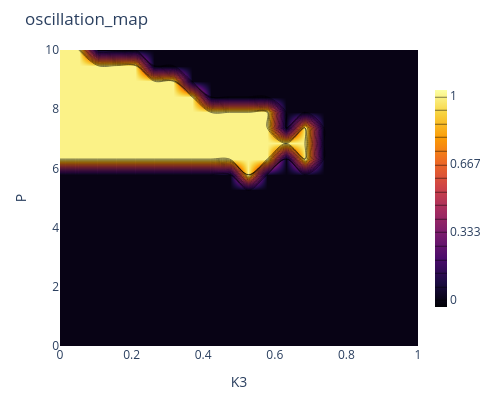
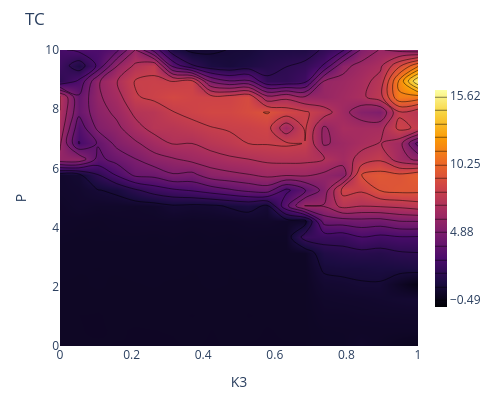
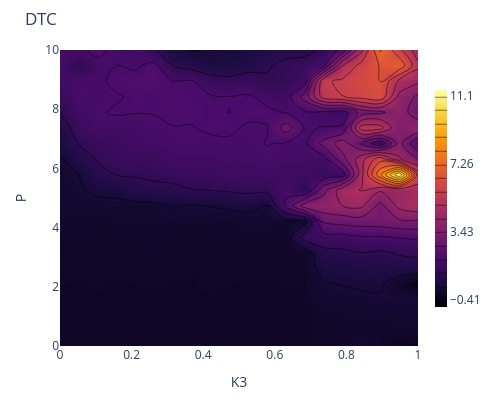
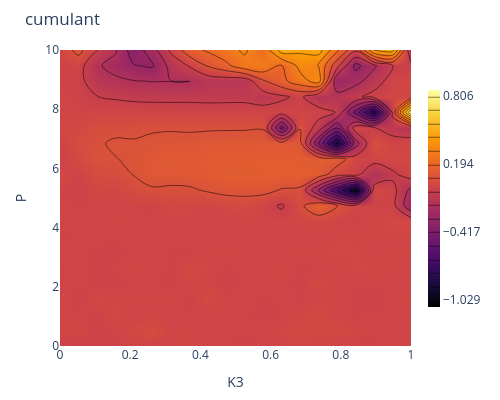

Notebook cell for these charts, in order:
### Markdown cell above
## Visualization

### Code cell
import plotly.graph_objects as go

def plot_metrics_contour(matrix, P_vals, K_vals, title='Metric Map',
                         colorscale='Inferno', n_contours=15):
    z_min = np.nanmin(matrix)
    z_max = np.nanmax(matrix)
    fig = go.Figure(data=go.Contour(
        z=matrix, x=K_vals, y=P_vals,
        colorscale=colorscale,
        contours=dict(start=z_min, end=z_max,
                      size=(z_max - z_min) / n_contours,
                      coloring='heatmap', showlines=True),
        colorbar=dict(thickness=12, len=0.8)
    ))
    fig.update_layout(title=title, xaxis_title='K3',
                      yaxis_title='P', width=500, height=400,
                      margin=dict(l=60, r=40, t=50, b=50))
    fig.show()

# Load and plot
data = np.load('../results/metrics_10n_ring_sw_coupling_diffusive_noise.npz')
metrics_to_plot = ['oscillation_map', 'TC', 'DTC', 'cumulant', 'powercorr',
                   'skew', 'kurt', 'TC_ksg', 'DTC_ksg', 'Oinfo_ksg', 'osc_fraction']
for m in metrics_to_plot:
    plot_metrics_contour(data[m], data['P'], data['K3'], title=m)

### Figure 1 — Plotly figure (JSON) as saved in the notebook; plotly's stock layout.template omitted (floating-point values rounded to 4 significant figures; data arrays with more than 128 entries replaced by an {"elided": "..."} marker saying what was removed)
{"data": [{"colorbar": {"len": 0.8, "thickness": 12}, "colorscale": [[0, "#000004"], [0.1111, "#1b0c41"], [0.2222, "#4a0c6b"], [0.3333, "#781c6d"], [0.4444, "#a52c60"], [0.5556, "#cf4446"], [0.6667, "#ed6925"], [0.7778, "#fb9b06"], [0.8889, "#f7d13d"], [1, "#fcffa4"]], "contours": {"coloring": "heatmap", "end": 1, "showlines": true, "size": 0.06667, "start": 0}, "type": "contour", "x": [0.0, 0.05263, 0.1053, 0.1579, 0.2105, 0.2632, 0.3158, 0.3684, 0.4211, 0.4737, 0.5263, 0.5789, 0.6316, 0.6842, 0.7368, 0.7895, 0.8421, 0.8947, 0.9474, 1.0], "y": [0.0, 0.5263, 1.053, 1.579, 2.105, 2.632, 3.158, 3.684, 4.211, 4.737, 5.263, 5.789, 6.316, 6.842, 7.368, 7.895, 8.421, 8.947, 9.474, 10.0], "z": {"elided": "20x20 int values"}}], "layout": {"height": 400, "margin": {"b": 50, "l": 60, "r": 40, "t": 50}, "title": {"text": "oscillation_map"}, "width": 500, "xaxis": {"title": {"text": "K3"}}, "yaxis": {"title": {"text": "P"}}}}

### Figure 2 — Plotly figure (JSON) as saved in the notebook; plotly's stock layout.template omitted (floating-point values rounded to 4 significant figures; data arrays with more than 128 entries replaced by an {"elided": "..."} marker saying what was removed)
{"data": [{"colorbar": {"len": 0.8, "thickness": 12}, "colorscale": [[0, "#000004"], [0.1111, "#1b0c41"], [0.2222, "#4a0c6b"], [0.3333, "#781c6d"], [0.4444, "#a52c60"], [0.5556, "#cf4446"], [0.6667, "#ed6925"], [0.7778, "#fb9b06"], [0.8889, "#f7d13d"], [1, "#fcffa4"]], "contours": {"coloring": "heatmap", "end": 15.62, "showlines": true, "size": 1.074, "start": -0.4881}, "type": "contour", "x": [0.0, 0.05263, 0.1053, 0.1579, 0.2105, 0.2632, 0.3158, 0.3684, 0.4211, 0.4737, 0.5263, 0.5789, 0.6316, 0.6842, 0.7368, 0.7895, 0.8421, 0.8947, 0.9474, 1.0], "y": [0.0, 0.5263, 1.053, 1.579, 2.105, 2.632, 3.158, 3.684, 4.211, 4.737, 5.263, 5.789, 6.316, 6.842, 7.368, 7.895, 8.421, 8.947, 9.474, 10.0], "z": {"elided": "20x20 float values"}}], "layout": {"height": 400, "margin": {"b": 50, "l": 60, "r": 40, "t": 50}, "title": {"text": "TC"}, "width": 500, "xaxis": {"title": {"text": "K3"}}, "yaxis": {"title": {"text": "P"}}}}

### Figure 3 — Plotly figure (JSON) as saved in the notebook; plotly's stock layout.template omitted (floating-point values rounded to 4 significant figures; data arrays with more than 128 entries replaced by an {"elided": "..."} marker saying what was removed)
{"data": [{"colorbar": {"len": 0.8, "thickness": 12}, "colorscale": [[0, "#000004"], [0.1111, "#1b0c41"], [0.2222, "#4a0c6b"], [0.3333, "#781c6d"], [0.4444, "#a52c60"], [0.5556, "#cf4446"], [0.6667, "#ed6925"], [0.7778, "#fb9b06"], [0.8889, "#f7d13d"], [1, "#fcffa4"]], "contours": {"coloring": "heatmap", "end": 11.1, "showlines": true, "size": 0.767, "start": -0.4099}, "type": "contour", "x": [0.0, 0.05263, 0.1053, 0.1579, 0.2105, 0.2632, 0.3158, 0.3684, 0.4211, 0.4737, 0.5263, 0.5789, 0.6316, 0.6842, 0.7368, 0.7895, 0.8421, 0.8947, 0.9474, 1.0], "y": [0.0, 0.5263, 1.053, 1.579, 2.105, 2.632, 3.158, 3.684, 4.211, 4.737, 5.263, 5.789, 6.316, 6.842, 7.368, 7.895, 8.421, 8.947, 9.474, 10.0], "z": {"elided": "20x20 float values"}}], "layout": {"height": 400, "margin": {"b": 50, "l": 60, "r": 40, "t": 50}, "title": {"text": "DTC"}, "width": 500, "xaxis": {"title": {"text": "K3"}}, "yaxis": {"title": {"text": "P"}}}}

### Figure 4 — Plotly figure (JSON) as saved in the notebook; plotly's stock layout.template omitted (floating-point values rounded to 4 significant figures; data arrays with more than 128 entries replaced by an {"elided": "..."} marker saying what was removed)
{"data": [{"colorbar": {"len": 0.8, "thickness": 12}, "colorscale": [[0, "#000004"], [0.1111, "#1b0c41"], [0.2222, "#4a0c6b"], [0.3333, "#781c6d"], [0.4444, "#a52c60"], [0.5556, "#cf4446"], [0.6667, "#ed6925"], [0.7778, "#fb9b06"], [0.8889, "#f7d13d"], [1, "#fcffa4"]], "contours": {"coloring": "heatmap", "end": 0.806, "showlines": true, "size": 0.1223, "start": -1.029}, "type": "contour", "x": [0.0, 0.05263, 0.1053, 0.1579, 0.2105, 0.2632, 0.3158, 0.3684, 0.4211, 0.4737, 0.5263, 0.5789, 0.6316, 0.6842, 0.7368, 0.7895, 0.8421, 0.8947, 0.9474, 1.0], "y": [0.0, 0.5263, 1.053, 1.579, 2.105, 2.632, 3.158, 3.684, 4.211, 4.737, 5.263, 5.789, 6.316, 6.842, 7.368, 7.895, 8.421, 8.947, 9.474, 10.0], "z": {"elided": "20x20 float values"}}], "layout": {"height": 400, "margin": {"b": 50, "l": 60, "r": 40, "t": 50}, "title": {"text": "cumulant"}, "width": 500, "xaxis": {"title": {"text": "K3"}}, "yaxis": {"title": {"text": "P"}}}}
